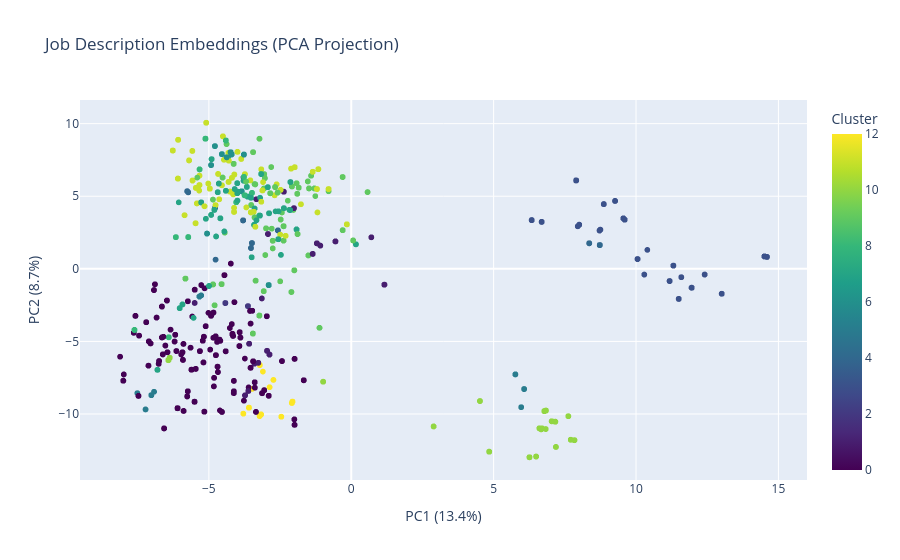

Notebook code for this chart:
### Markdown cell above
## Visualization and Results

- Create PCA visualization to show clusters in 2D space
- Generate summary statistics of clustering results
- Display key insights about identified micro professions
- Export results and cluster interpretations for further use

### Code cell
# PCA visualization of clusters
from sklearn.decomposition import PCA
from IPython.display import display

pca = PCA(n_components=2)
X_pca = pca.fit_transform(X_scaled)

print(f"PCA Explained Variance Ratio: {pca.explained_variance_ratio_}")
print(f"Total Variance Explained: {pca.explained_variance_ratio_.sum():.2%}")

# Create interactive scatter plot
scatter_df = pd.DataFrame({
    'PC1': X_pca[:, 0],
    'PC2': X_pca[:, 1],
    'Cluster': df_filtered['kmeans_cluster'],
    'Title': df_filtered[title_col],
    'Date': df_filtered['parsed_date']
})

fig = px.scatter(scatter_df, x='PC1', y='PC2', color='Cluster', 
                 hover_data=['Title', 'Date'],
                 title='Job Description Embeddings (PCA Projection)',
                 labels={'PC1': f'PC1 ({pca.explained_variance_ratio_[0]:.1%})', 
                         'PC2': f'PC2 ({pca.explained_variance_ratio_[1]:.1%})'},
                 color_continuous_scale='Viridis')

display(fig)
print(f"Scatter plot created with {len(scatter_df)} data points across {scatter_df['Cluster'].nunique()} clusters")

### Figure 1 — Plotly figure (JSON) as saved in the notebook; plotly's stock layout.template omitted (floating-point values rounded to 4 significant figures; data arrays with more than 128 entries replaced by an {"elided": "..."} marker saying what was removed)
{"data": [{"customdata": {"elided": "7383x2 str values"}, "hovertemplate": "PC1 (13.4%)=%{x}<br>PC2 (8.7%)=%{y}<br>Title=%{customdata[0]}<br>Date=%{customdata[1]}<br>Cluster=%{marker.color}<extra></extra>", "legendgroup": "", "marker": {"color": {"elided": "7383 int values"}, "coloraxis": "coloraxis", "symbol": "circle"}, "mode": "markers", "name": "", "showlegend": false, "type": "scattergl", "x": {"elided": "7383 float values"}, "xaxis": "x", "y": {"elided": "7383 float values"}, "yaxis": "y"}], "layout": {"coloraxis": {"colorbar": {"title": {"text": "Cluster"}}, "colorscale": [[0, "#440154"], [0.1111, "#482878"], [0.2222, "#3e4989"], [0.3333, "#31688e"], [0.4444, "#26828e"], [0.5556, "#1f9e89"], [0.6667, "#35b779"], [0.7778, "#6ece58"], [0.8889, "#b5de2b"], [1, "#fde725"]]}, "legend": {"tracegroupgap": 0}, "title": {"text": "Job Description Embeddings (PCA Projection)"}, "xaxis": {"anchor": "y", "domain": [0, 1], "title": {"text": "PC1 (13.4%)"}}, "yaxis": {"anchor": "x", "domain": [0, 1], "title": {"text": "PC2 (8.7%)"}}}}
